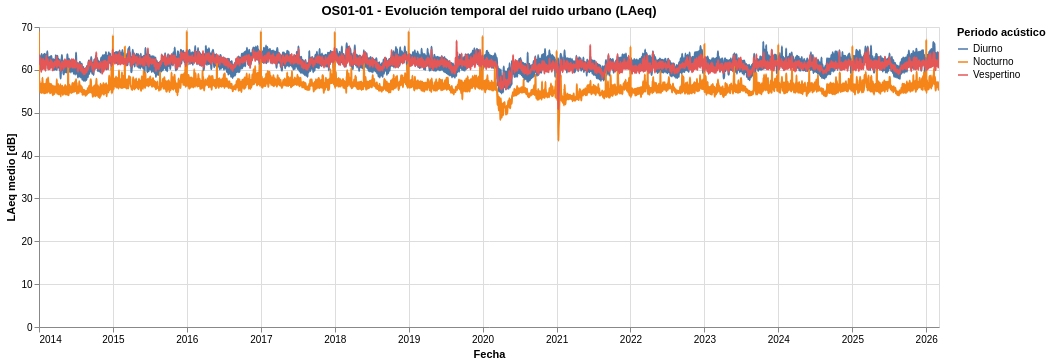

Notebook cell for this chart:
### Code cell
# ----------------------------------------------------------
# OS01-3a. Gráfico principal – Evolución temporal LAeq (D/E/N)
# INTERACTIVO
# ----------------------------------------------------------

chart_line = (
    alt.Chart(df_daily)
    .mark_line(interpolate="monotone")
    .encode(
        x=alt.X("fecha:T", title="Fecha"),
        y=alt.Y("laeq_medio:Q", title="LAeq medio [dB]"),
        color=alt.Color("periodo_desc:N", title="Periodo acústico"),
        tooltip=[
            alt.Tooltip("yearmonthdate(fecha):T", title="Fecha"),
            alt.Tooltip("laeq_medio:Q", title="LAeq medio", format=".2f"),
            alt.Tooltip("periodo_desc:N", title="Periodo")
        ]
    )
    .add_params(select_period, brush_time)   # ✅ interactividad declarativa
    .transform_filter(select_period)          # ✅ filtro por periodo
    .interactive()                            # ✅ zoom + pan
    .properties(
        width=900,
        height=300,
        title="OS01-01 - Evolución temporal del ruido urbano (LAeq)"
    )
)

chart_line

### Figure 1 — Vega-Lite specification as saved in the notebook (floating-point values rounded to 4 significant figures; data arrays with more than 128 entries replaced by an {"elided": "..."} marker saying what was removed)
{"$schema": "https://vega.github.io/schema/vega-lite/v5.20.1.json", "config": {"view": {"continuousHeight": 300, "continuousWidth": 300}}, "data": {"name": "data-32bed029b7632721b854e22a46647707"}, "datasets": {"data-32bed029b7632721b854e22a46647707": {"elided": "13329 records"}}, "encoding": {"color": {"field": "periodo_desc", "title": "Periodo acústico", "type": "nominal"}, "tooltip": [{"field": "fecha", "timeUnit": "yearmonthdate", "title": "Fecha", "type": "temporal"}, {"field": "laeq_medio", "format": ".2f", "title": "LAeq medio", "type": "quantitative"}, {"field": "periodo_desc", "title": "Periodo", "type": "nominal"}], "x": {"field": "fecha", "title": "Fecha", "type": "temporal"}, "y": {"field": "laeq_medio", "title": "LAeq medio [dB]", "type": "quantitative"}}, "height": 300, "mark": {"interpolate": "monotone", "type": "line"}, "params": [{"bind": "legend", "name": "Periodo", "select": {"fields": ["periodo_desc"], "type": "point"}}, {"name": "SeleccionTemporal", "select": {"encodings": ["x"], "type": "interval"}}, {"bind": "scales", "name": "param_16", "select": {"encodings": ["x", "y"], "type": "interval"}}], "title": "OS01-01 - Evolución temporal del ruido urbano (LAeq)", "transform": [{"filter": {"param": "Periodo"}}], "width": 900}
